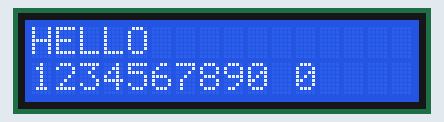
Simulated run of this sketch. Board: ESP32. Shown: 16×2 character LCD. What the sketch prints to the serial monitor is not drawn.

Above: at 0.1 s.
At 0.6 s:
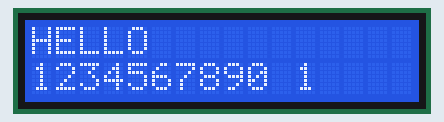
At 1.1 s:
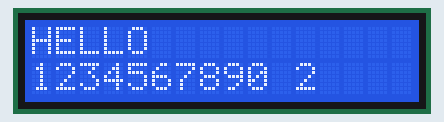
At 2.1 s:
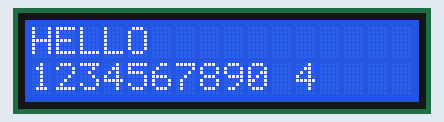
At 3.1 s:
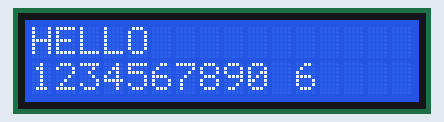
At 4.7 s:
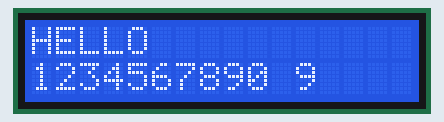

Measured:
- by itself, everything shown: repeats every 5.0 s, in 10 steps
- what the display in image 1 shows lasts 0.5 s, from 0.6 s to 1.1 s

The sketch:

LCD_Pin_Test.ino
```cpp
/*
 * 16x2 LCD with I2C backpack (PCF8574) — test only, no Wi-Fi/MQTT.
 *
 * Wiring (your team):
 *   GND -> GND
 *   VCC -> VIN (5V when USB powered — OK if backlight already works)
 *   SDA -> D21 (GPIO 21)
 *   SCL -> D22 (GPIO 22)
 *
 * Library (Arduino Library Manager):
 *   "LiquidCrystal I2C" by Frank de Brabander
 *
 * Step 1: Upload I2C_Scanner.ino — note address (usually 0x27 or 0x3F)
 * Step 2: Set LCD_I2C_ADDR below, upload this sketch
 */

#include <Wire.h>
#include <LiquidCrystal_I2C.h>

#define I2C_SDA 21
#define I2C_SCL 22
#define LCD_I2C_ADDR 0x27   // change to 0x3F if scanner says so

LiquidCrystal_I2C lcd(LCD_I2C_ADDR, 16, 2);

void setup() {
  Serial.begin(115200);
  Serial.println("I2C LCD test...");

  Wire.begin(I2C_SDA, I2C_SCL);
  lcd.init();
  lcd.backlight();
  lcd.clear();
  lcd.setCursor(0, 0);
  lcd.print("HELLO");
  lcd.setCursor(0, 1);
  lcd.print("1234567890");
  Serial.println("Should show HELLO on LCD.");
}

void loop() {
  static unsigned n = 0;
  lcd.setCursor(11, 1);
  lcd.print(n % 10);
  n++;
  delay(500);
}
```
